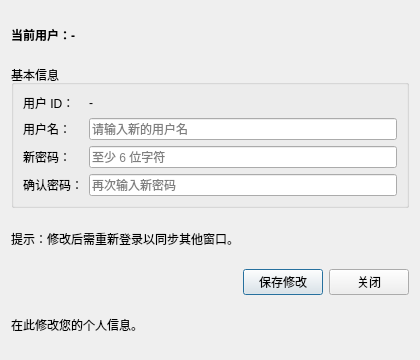
<?xml version="1.0" encoding="UTF-8"?>
<ui version="4.0">
 <class>ProfileWindow</class>
 <widget class="QDialog" name="ProfileWindow">
  <property name="geometry">
   <rect>
    <x>0</x>
    <y>0</y>
    <width>420</width>
    <height>360</height>
   </rect>
  </property>
  <property name="windowTitle">
   <string>个人主页</string>
  </property>
  <layout class="QVBoxLayout" name="verticalLayout">
   <item>
    <widget class="QLabel" name="summaryLabel">
     <property name="styleSheet">
      <string notr="true">font-weight: bold;</string>
     </property>
     <property name="text">
      <string>当前用户：-</string>
     </property>
    </widget>
   </item>
   <item>
    <widget class="QGroupBox" name="infoGroupBox">
     <property name="title">
      <string>基本信息</string>
     </property>
     <layout class="QFormLayout" name="formLayout">
      <item row="0" column="0">
       <widget class="QLabel" name="userIdLabel">
        <property name="text">
         <string>用户 ID：</string>
        </property>
       </widget>
      </item>
      <item row="0" column="1">
       <widget class="QLabel" name="userIdValueLabel">
        <property name="text">
         <string>-</string>
        </property>
       </widget>
      </item>
      <item row="1" column="0">
       <widget class="QLabel" name="usernameLabel">
        <property name="text">
         <string>用户名：</string>
        </property>
       </widget>
      </item>
      <item row="1" column="1">
       <widget class="QLineEdit" name="usernameLineEdit">
        <property name="placeholderText">
         <string>请输入新的用户名</string>
        </property>
       </widget>
      </item>
      <item row="2" column="0">
       <widget class="QLabel" name="passwordLabel">
        <property name="text">
         <string>新密码：</string>
        </property>
       </widget>
      </item>
      <item row="2" column="1">
       <widget class="QLineEdit" name="passwordLineEdit">
        <property name="echoMode">
         <enum>QLineEdit::Password</enum>
        </property>
        <property name="placeholderText">
         <string>至少 6 位字符</string>
        </property>
       </widget>
      </item>
      <item row="3" column="0">
       <widget class="QLabel" name="confirmPasswordLabel">
        <property name="text">
         <string>确认密码：</string>
        </property>
       </widget>
      </item>
      <item row="3" column="1">
       <widget class="QLineEdit" name="confirmPasswordLineEdit">
        <property name="echoMode">
         <enum>QLineEdit::Password</enum>
        </property>
        <property name="placeholderText">
         <string>再次输入新密码</string>
        </property>
       </widget>
      </item>
     </layout>
    </widget>
   </item>
   <item>
    <widget class="QLabel" name="hintLabel">
     <property name="text">
      <string>提示：修改后需重新登录以同步其他窗口。</string>
     </property>
    </widget>
   </item>
   <item>
    <layout class="QHBoxLayout" name="buttonLayout">
     <item>
      <spacer name="horizontalSpacer">
       <property name="orientation">
        <enum>Qt::Horizontal</enum>
       </property>
       <property name="sizeType">
        <enum>QSizePolicy::Expanding</enum>
       </property>
       <property name="sizeHint" stdset="0">
        <size>
         <width>40</width>
         <height>20</height>
        </size>
       </property>
      </spacer>
     </item>
     <item>
      <widget class="QPushButton" name="saveButton">
       <property name="text">
        <string>保存修改</string>
       </property>
      </widget>
     </item>
     <item>
      <widget class="QPushButton" name="closeButton">
       <property name="text">
        <string>关闭</string>
       </property>
      </widget>
     </item>
    </layout>
   </item>
   <item>
    <widget class="QLabel" name="statusLabel">
     <property name="text">
      <string>在此修改您的个人信息。</string>
     </property>
    </widget>
   </item>
  </layout>
 </widget>
 <resources/>
 <connections/>
</ui>
